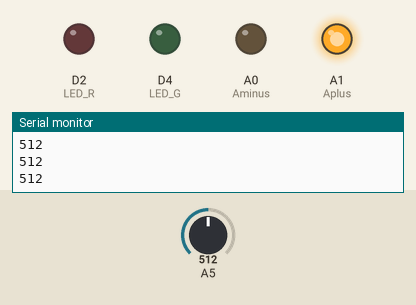
Recording of a sketch running on a simulated Arduino Zero (SAMD21). Shown: output pins drawn as LEDs (lit = HIGH), the last lines printed to the serial monitor. The inputs (shaded band) are chosen by the test bench; at power-on: A5 = 512.

Above: at 1.2 s.
1.3 s: A5 set to 494
At 1.7 s:
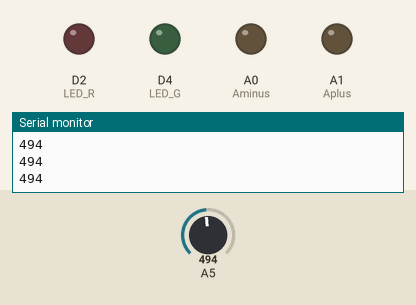
2.8 s: A5 set to 716
At 4.0 s:
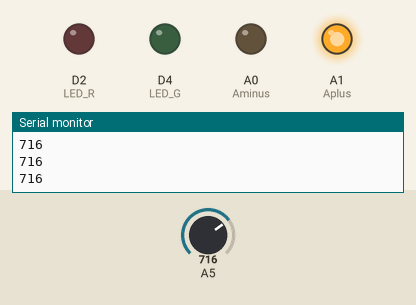
4.3 s: A5 set to 511
At 5.2 s:
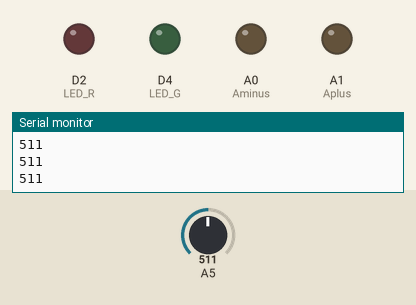
Timing chart, 0 to 7.3 s (numbered marks = the images above; inputs shaded):
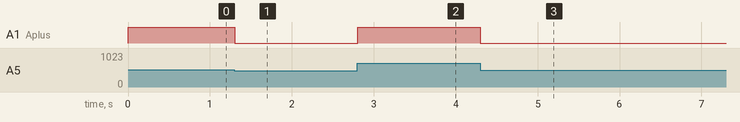

Measured:
- the behaviour switches between 512 and 511 on A5 (found by bisection; images 0 and 1)
- after the input at 1.3 s, A1 (Aplus): HIGH → LOW at once
- after the input at 2.8 s, A1 (Aplus): LOW → HIGH at once
- after the input at 4.3 s, A1 (Aplus): HIGH → LOW at once

The sketch:

samd11_hbridge_trouble01.ino
```cpp
/*
Stepper program.  Input pins for direction and step.  Steps when step-pin goes high.

*/
int Aplus = 15;
int Aminus = 14;

int LED_G = 4;    //LEDs are attached to pins to give a visual indication of direction and step
int LED_R = 2;
uint8_t rec_byte = 0;         //The byte received from USART


void setup() {
  SerialUSB.begin(0);
  Serial1.begin(115200);
  pinMode(Aplus, OUTPUT);
  pinMode(Aminus, OUTPUT);
  pinMode(LED_G, OUTPUT);
  pinMode(LED_R, OUTPUT);
 }


void all_off() {
  digitalWrite(Aplus,LOW);
  digitalWrite(Aminus,LOW);

}

void loop() {
//  while (!Serial1.available()){       //wait until serial is available.
//  }
//
//rec_byte =  Serial1.read();
int pot_voltage = analogRead(5);
int motor_speed = pot_voltage/4;
analogWrite(Aplus,motor_speed );
Serial.println(pot_voltage);
//digitalWrite(Aplus, HIGH);
delay(10);
 }
```
